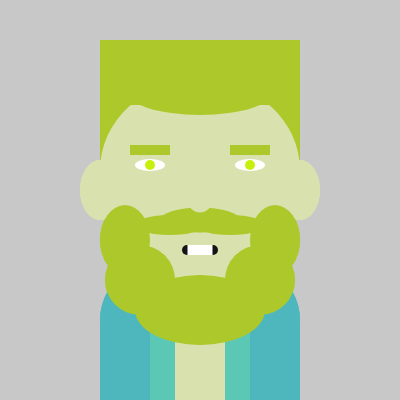
Frame 1 (no input)
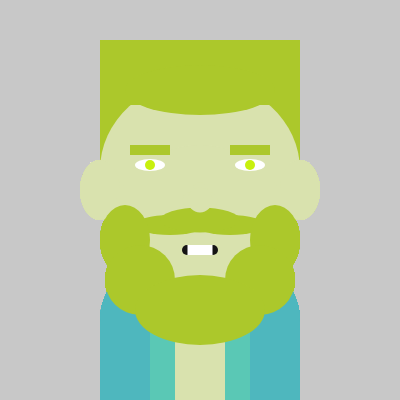
Frame 60 (no input)
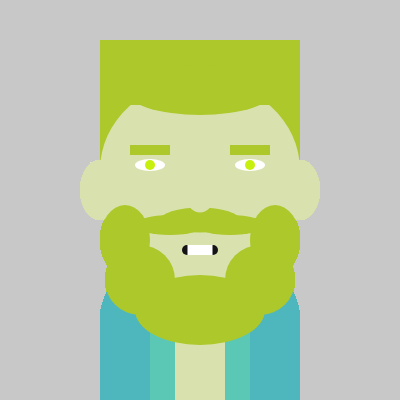
Frame 120 (the mouse pressed at the canvas centre since frame 60)

The p5.js sketch that drew these frames (run headless with seeded random() and noise() and a simulated clock; from frame 60 on, the mouse is pressed at the canvas centre):

// p5.js sketch
// ── sketch.js
var eyesColor;
var hairColor;
var skinColor;

var eyecol;

var haircol;

var skincol;

function setup() {
  //0 backgound
  createCanvas(400, 400);
  background(200);

  colorMode(HSB, 255);

  createMaterials();

  noStroke();
  rectMode(CENTER);
  ellipseMode(CENTER);

  // give the face colors values form the sliders.
  eyecol = color(eyesColor.value(), 240, 240);
  haircol = color(hairColor.value(), 200, 200);
  skincol = color(skinColor.value(), 59, 226);

  createClodes();
  createFace();



  //createColors();
}

function draw() { // x y width height.
  createClodes();
  createFace();
}

function createFace() {
  //1 hair
  fill(haircol);
  rect(200, 100, 200, 120);

  //2 top face
  //fill(150,40,25);
  //fill(200,140,120);
  fill(skincol);
  ellipse(200, 170, 200, 180);

  //1 hair part 2
  fill(haircol);
  rect(200, 80, 200, 50);
  ellipse(200, 90, 150, 50);


  //3 ears
  //fill(100,40,25);
  //fill(195,140,120);
  fill(skincol);
  ellipse(100, 190, 40, 60);
  ellipse(300, 190, 40, 60);

  //4 down face
  //fill(150,40,25);
  //fill(200,140,120);
  fill(skincol);
  ellipse(200, 230, 180, 170);

  //5 eyebrows
  //fill(100);
  fill(haircol);
  rect(150, 150, 40, 10);
  rect(250, 150, 40, 10);

  //6 eyes
  fill(255);
  ellipse(150, 165, 30, 12);
  ellipse(250, 165, 30, 12);
  fill(eyecol);
  ellipse(150, 165, 10, 10);
  ellipse(250, 165, 10, 10);


  //8 mouth
  fill(20);
  ellipse(213, 250, 10, 10);
  ellipse(187, 250, 10, 10);
  fill(255);
  rect(200, 250, 25, 10);

  //9 beard
  //fill(130);
  fill(haircol);
  ellipse(230, 225, 70, 20);
  ellipse(170, 225, 70, 20);
  //fill(140);
  fill(haircol);
  ellipse(200, 220, 80, 25);

  //fill(130);
  fill(haircol);
  ellipse(275, 240, 50, 70);
  ellipse(125, 240, 50, 70);
  //fill(140);
  fill(haircol);
  ellipse(260, 280, 70, 70);
  ellipse(140, 280, 70, 70);
  //fill(130);
  fill(haircol);
  ellipse(200, 310, 130, 70);

  //7 nose
  //fill(190,150,130);
  fill(skincol);
  ellipse(210, 200, 15, 15);
  ellipse(190, 200, 15, 15);
  ellipse(200, 190, 15, 15);
  //fill(180,140,130);
  fill(skincol);
  ellipse(200, 200, 25, 25);
}

function createClodes() {
  //create the clodes and set some colors.
  fill(130, 150, 190);
  ellipse(200, 320, 200, 150);
  rect(200, 375, 200, 100);
  fill(120, 140, 200);
  var r = rect(200, 375, 100, 100);
  //fill(200,140,120);
  
  //give the mid of the clodes a skin color.
  fill(skincol);
  rect(200, 375, 50, 100);
}

function createMaterials() {
  //create some paragarphes with there sliders,
  // and add events to those sliders.
  createP("colors");
  createP("eyes :");
  eyesColor = createSlider(0, 255, 50);

  eyesColor.input(changeEyeColor);

  createP("hair :");
  hairColor = createSlider(0, 511, 50);

  hairColor.input(changeHairColor);

  createP("skin :");
  skinColor = createSlider(0, 255, 50);

  skinColor.input(changeSkinColor);
  
  var btn_RandomColors = createButton("random");
  btn_RandomColors.mousePressed(randomColors);
}
/////     ///   events handlers :  ///     /////
function changeEyeColor() {
  eyecol = color(this.value(), 240, 240);
}
function changeHairColor() {
  if (this.value() <= 255) {
    haircol = color(this.value(), 200, 200);
  } else if (this.value() <= 511) {
    var b = this.value();
    b = map(b, 255, 0, 256, 511);
    haircol = color(0, 0, b);
  }
  //fill(0);
  //text(this.value(),500,500,100,100);
}
function changeSkinColor() {
  skincol = color(this.value(), 59, 226);
}
function randomColors(){
  eyecol = color(random(255), 240, 240);
  
  var hair = random(511);
  if (hair <= 255) {
    haircol = color(hair, 200, 200);
  } else if (hair <= 511) {
          hair = map(hair, 255, 0, 256, 511);
          haircol = color(0, 0, hair);
        }
  skincol =  color(random(255), 59, 226);
  
}
